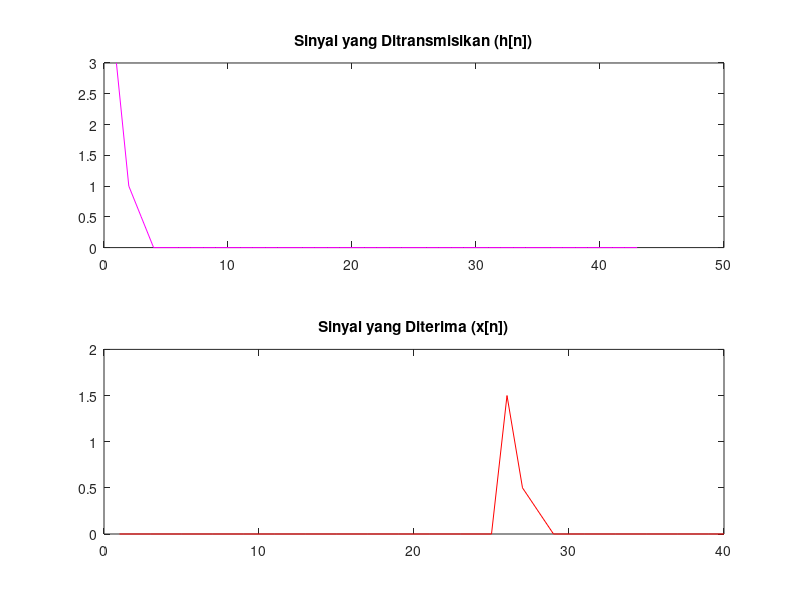

Write MATLAB code to recreate this figure.
clc;
clear all;

h = [3 1 0.5];
lh = length(h);
axis = zeros(1,40);
hn = [h,axis];

for i = 1:lh;
  axis(1,25+i) = h(i);
 endfor
 x = 0.5*axis;

 figure;
 subplot(2,1,1);
 plot(hn, 'm');
 title ("Sinyal yang Ditransmisikan (h[n])");
 axis([1 40]);

 subplot(2,1,2);
 plot(x, 'r');
 title("Sinyal yang Diterima (x[n])");
 axis ([1 40]);
